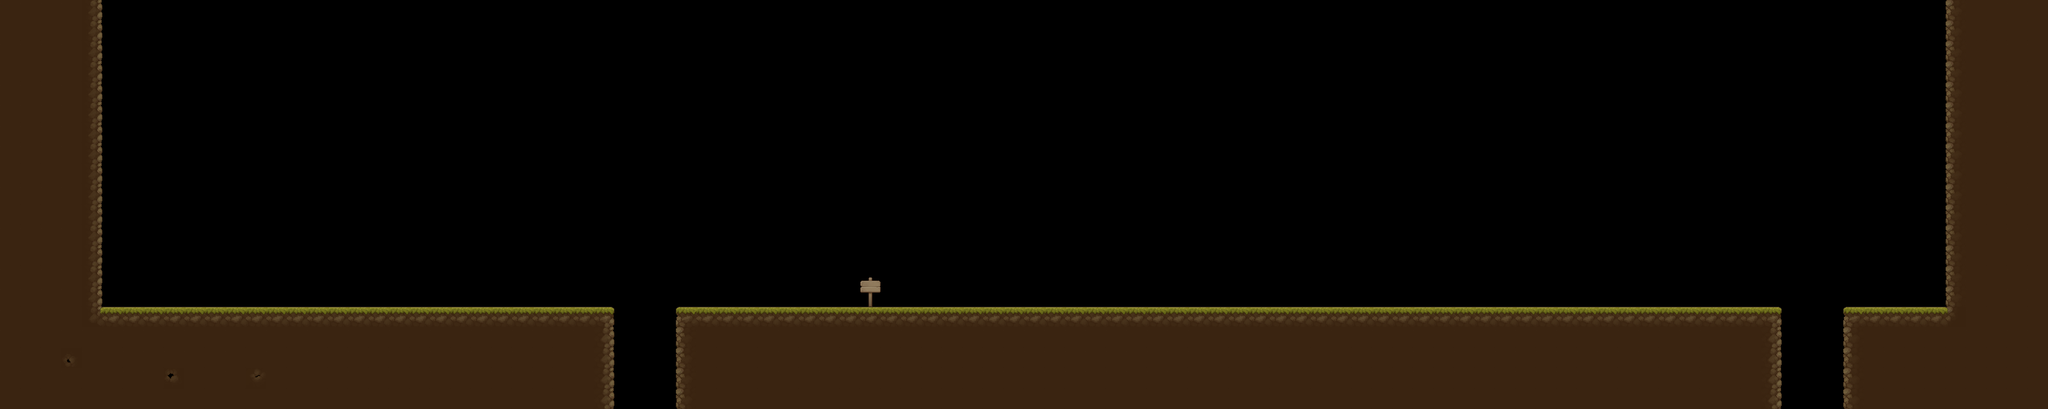

Tiled map render using the project's own tile images. Description and the whole map definition, tile-layer contents included, below:
An orthogonal 100x20 tile map with 32x32 px tiles, 1 tile layer (tiles), 2 tilesets and 8 objects.

<map version="1.10" tiledversion="1.11.0" orientation="orthogonal" renderorder="right-down" width="100" height="20" tilewidth="32" tileheight="32" infinite="0" nextlayerid="8" nextobjectid="23">
 <tileset firstgid="1" source="tileFiles/Tileset Ground.tsx" />
 <tileset firstgid="257" source="tileFiles/Village Props.tsx" />
 <objectgroup id="2" name="collision">
  <object id="1" x="0" y="0" width="160" height="640" />
  <object id="2" x="160" y="480" width="800" height="160" />
  <object id="3" x="1056" y="480" width="1728" height="160" />
  <object id="4" x="3040" y="0" width="160" height="640" />
  <object id="5" x="2880" y="480" width="160" height="160" />
 </objectgroup>
 <objectgroup id="5" name="loadingZones">
  <object id="9" x="1344" y="416" width="32" height="64">
   <properties>
    <property name="loadTo" type="int" value="1" />
   </properties>
  </object>
 </objectgroup>
 <objectgroup id="3" name="playerSpawn">
  <object id="7" x="256" y="320" width="32" height="96" />
 </objectgroup>
 <objectgroup id="4" name="endgoal">
  <object id="8" x="2976" y="448" width="32" height="32" />
 </objectgroup>
 <layer id="1" name="tiles" width="100" height="20">
  <data encoding="csv">
18,18,18,18,81,0,0,0,0,0,0,0,0,0,0,0,0,0,0,0,0,0,0,0,0,0,0,0,0,0,0,0,0,0,0,0,0,0,0,0,0,0,0,0,0,0,0,0,0,0,0,0,0,0,0,0,0,0,0,0,0,0,0,0,0,0,0,0,0,0,0,0,0,0,0,0,0,0,0,0,0,0,0,0,0,0,0,0,0,0,0,0,0,0,0,17,18,18,18,18,
18,18,18,18,81,0,0,0,0,0,0,0,0,0,0,0,0,0,0,0,0,0,0,0,0,0,0,0,0,0,0,0,0,0,0,0,0,0,0,0,0,0,0,0,0,0,0,0,0,0,0,0,0,0,0,0,0,0,0,0,0,0,0,0,0,0,0,0,0,0,0,0,0,0,0,0,0,0,0,0,0,0,0,0,0,0,0,0,0,0,0,0,0,0,0,17,18,18,18,18,
18,18,18,18,81,0,0,0,0,0,0,0,0,0,0,0,0,0,0,0,0,0,0,0,0,0,0,0,0,0,0,0,0,0,0,0,0,0,0,0,0,0,0,0,0,0,0,0,0,0,0,0,0,0,0,0,0,0,0,0,0,0,0,0,0,0,0,0,0,0,0,0,0,0,0,0,0,0,0,0,0,0,0,0,0,0,0,0,0,0,0,0,0,0,0,17,18,18,18,18,
18,18,18,18,81,0,0,0,0,0,0,0,0,0,0,0,0,0,0,0,0,0,0,0,0,0,0,0,0,0,0,0,0,0,0,0,0,0,0,0,0,0,0,0,0,0,0,0,0,0,0,0,0,0,0,0,0,0,0,0,0,0,0,0,0,0,0,0,0,0,0,0,0,0,0,0,0,0,0,0,0,0,0,0,0,0,0,0,0,0,0,0,0,0,0,17,18,18,18,18,
18,18,18,18,81,0,0,0,0,0,0,0,0,0,0,0,0,0,0,0,0,0,0,0,0,0,0,0,0,0,0,0,0,0,0,0,0,0,0,0,0,0,0,0,0,0,0,0,0,0,0,0,0,0,0,0,0,0,0,0,0,0,0,0,0,0,0,0,0,0,0,0,0,0,0,0,0,0,0,0,0,0,0,0,0,0,0,0,0,0,0,0,0,0,0,17,18,18,18,18,
18,18,18,18,81,0,0,0,0,0,0,0,0,0,0,0,0,0,0,0,0,0,0,0,0,0,0,0,0,0,0,0,0,0,0,0,0,0,0,0,0,0,0,0,0,0,0,0,0,0,0,0,0,0,0,0,0,0,0,0,0,0,0,0,0,0,0,0,0,0,0,0,0,0,0,0,0,0,0,0,0,0,0,0,0,0,0,0,0,0,0,0,0,0,0,17,18,18,18,18,
18,18,18,18,81,0,0,0,0,0,0,0,0,0,0,0,0,0,0,0,0,0,0,0,0,0,0,0,0,0,0,0,0,0,0,0,0,0,0,0,0,0,0,0,0,0,0,0,0,0,0,0,0,0,0,0,0,0,0,0,0,0,0,0,0,0,0,0,0,0,0,0,0,0,0,0,0,0,0,0,0,0,0,0,0,0,0,0,0,0,0,0,0,0,0,17,18,18,18,18,
18,18,18,18,81,0,0,0,0,0,0,0,0,0,0,0,0,0,0,0,0,0,0,0,0,0,0,0,0,0,0,0,0,0,0,0,0,0,0,0,0,0,0,0,0,0,0,0,0,0,0,0,0,0,0,0,0,0,0,0,0,0,0,0,0,0,0,0,0,0,0,0,0,0,0,0,0,0,0,0,0,0,0,0,0,0,0,0,0,0,0,0,0,0,0,17,18,18,18,18,
18,18,18,18,81,0,0,0,0,0,0,0,0,0,0,0,0,0,0,0,0,0,0,0,0,0,0,0,0,0,0,0,0,0,0,0,0,0,0,0,0,0,0,0,0,0,0,0,0,0,0,0,0,0,0,0,0,0,0,0,0,0,0,0,0,0,0,0,0,0,0,0,0,0,0,0,0,0,0,0,0,0,0,0,0,0,0,0,0,0,0,0,0,0,0,17,18,18,18,18,
18,18,18,18,81,0,0,0,0,0,0,0,0,0,0,0,0,0,0,0,0,0,0,0,0,0,0,0,0,0,0,0,0,0,0,0,0,0,0,0,0,0,0,0,0,0,0,0,0,0,0,0,0,0,0,0,0,0,0,0,0,0,0,0,0,0,0,0,0,0,0,0,0,0,0,0,0,0,0,0,0,0,0,0,0,0,0,0,0,0,0,0,0,0,0,17,18,18,18,18,
18,18,18,18,81,0,0,0,0,0,0,0,0,0,0,0,0,0,0,0,0,0,0,0,0,0,0,0,0,0,0,0,0,0,0,0,0,0,0,0,0,0,0,0,0,0,0,0,0,0,0,0,0,0,0,0,0,0,0,0,0,0,0,0,0,0,0,0,0,0,0,0,0,0,0,0,0,0,0,0,0,0,0,0,0,0,0,0,0,0,0,0,0,0,0,17,18,18,18,18,
18,18,18,18,81,0,0,0,0,0,0,0,0,0,0,0,0,0,0,0,0,0,0,0,0,0,0,0,0,0,0,0,0,0,0,0,0,0,0,0,0,0,0,0,0,0,0,0,0,0,0,0,0,0,0,0,0,0,0,0,0,0,0,0,0,0,0,0,0,0,0,0,0,0,0,0,0,0,0,0,0,0,0,0,0,0,0,0,0,0,0,0,0,0,0,17,18,18,18,18,
18,18,18,18,81,0,0,0,0,0,0,0,0,0,0,0,0,0,0,0,0,0,0,0,0,0,0,0,0,0,0,0,0,0,0,0,0,0,0,0,0,0,0,0,0,0,0,0,0,0,0,0,0,0,0,0,0,0,0,0,0,0,0,0,0,0,0,0,0,0,0,0,0,0,0,0,0,0,0,0,0,0,0,0,0,0,0,0,0,0,0,0,0,0,0,17,18,18,18,18,
18,18,18,18,81,0,0,0,0,0,0,0,0,0,0,0,0,0,0,0,0,0,0,0,0,0,0,0,0,0,0,0,0,0,0,0,0,0,774,0,0,0,272,0,0,0,0,0,0,0,0,0,0,0,0,0,0,0,0,0,0,0,0,0,0,0,0,0,0,0,0,0,0,0,0,0,0,0,0,0,0,0,0,0,0,0,0,0,0,0,0,0,0,0,0,17,18,18,18,18,
18,18,18,18,81,0,0,0,0,0,0,0,0,0,0,0,0,0,0,0,0,0,0,0,0,0,0,0,0,0,0,0,0,0,0,0,0,0,774,0,0,0,304,0,0,0,0,0,0,0,0,0,0,0,0,0,0,0,0,0,0,0,0,0,0,0,0,0,0,0,0,0,0,0,0,0,0,0,0,0,0,0,0,0,0,0,0,0,0,0,0,0,0,0,0,17,18,18,18,18,
18,18,18,18,97,2,2,2,2,2,2,2,2,2,2,2,2,2,2,2,2,2,2,2,2,2,2,2,2,3,0,0,0,1,2,2,2,2,2,2,2,2,2,2,2,2,2,2,2,2,2,2,2,2,2,2,2,2,2,2,2,2,2,2,2,2,2,2,2,2,2,2,2,2,2,2,2,2,2,2,2,2,2,2,2,2,3,0,0,0,1,2,2,2,2,99,18,18,18,18,
18,18,18,18,18,18,18,18,18,18,18,18,18,18,18,18,18,18,18,18,18,18,18,18,18,18,18,18,18,19,0,0,0,17,18,18,18,18,18,18,18,18,18,18,18,18,18,18,18,18,18,18,18,18,18,18,18,18,18,18,18,18,18,18,18,18,18,18,18,18,18,18,18,18,18,18,18,18,18,18,18,18,18,18,18,18,19,20,20,20,17,18,18,18,18,18,18,18,18,18,
18,18,18,109,18,18,18,18,18,18,18,18,18,18,18,18,18,18,18,18,18,18,18,18,18,18,18,18,18,19,0,0,0,17,18,18,18,18,18,18,18,18,18,18,18,18,18,18,18,18,18,18,18,18,18,18,18,18,18,18,18,18,18,18,18,18,18,18,18,18,18,18,18,18,18,18,18,18,18,18,18,18,18,18,18,18,19,20,20,20,17,18,18,18,18,18,18,18,18,18,
18,18,18,18,18,18,18,18,92,18,18,18,124,18,18,18,18,18,18,18,18,18,18,18,18,18,18,18,18,19,0,0,0,17,18,18,18,18,18,18,18,18,18,18,18,18,18,18,18,18,18,18,18,18,18,18,18,18,18,18,18,18,18,18,18,18,18,18,18,18,18,18,18,18,18,18,18,18,18,18,18,18,18,18,18,18,19,20,20,20,17,18,18,18,18,18,18,18,18,18,
18,18,18,18,18,18,18,18,18,18,18,18,18,18,18,18,18,18,18,18,18,18,18,18,18,18,18,18,18,19,0,0,0,17,18,18,18,18,18,18,18,18,18,18,18,18,18,18,18,18,18,18,18,18,18,18,18,18,18,18,18,18,18,18,18,18,18,18,18,18,18,18,18,18,18,18,18,18,18,18,18,18,18,18,18,18,19,20,20,20,17,18,18,18,18,18,18,18,18,18
</data>
 </layer>
</map>
